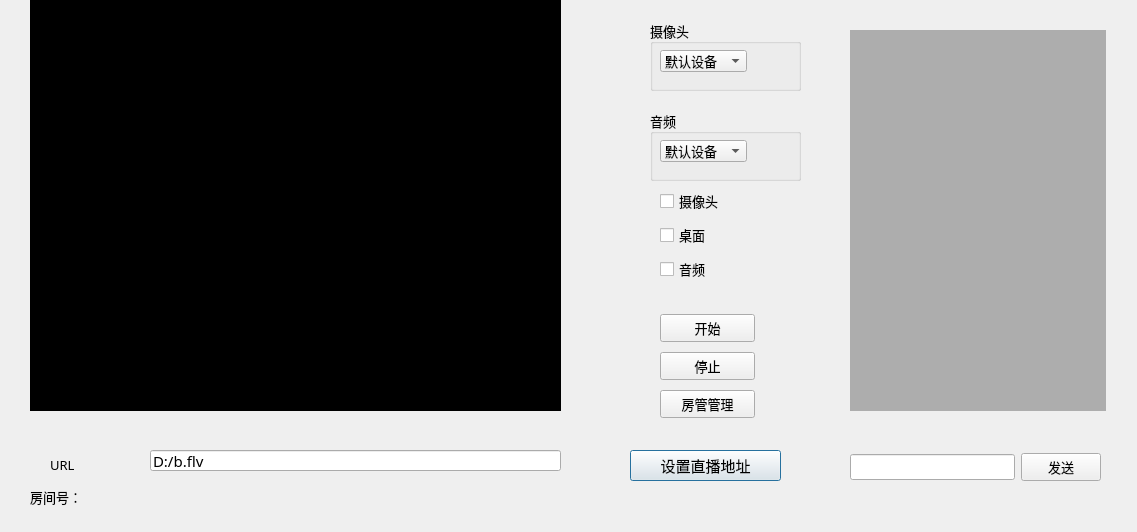
<?xml version="1.0" encoding="UTF-8"?>
<ui version="4.0">
 <class>RecorderDialog</class>
 <widget class="QDialog" name="RecorderDialog">
  <property name="geometry">
   <rect>
    <x>0</x>
    <y>0</y>
    <width>1137</width>
    <height>532</height>
   </rect>
  </property>
  <property name="font">
   <font>
    <family>微软雅黑</family>
    <pointsize>10</pointsize>
   </font>
  </property>
  <property name="windowTitle">
   <string>RecorderDialog</string>
  </property>
  <widget class="QWidget" name="wdg_content" native="true">
   <property name="geometry">
    <rect>
     <x>20</x>
     <y>-10</y>
     <width>831</width>
     <height>621</height>
    </rect>
   </property>
   <widget class="QWidget" name="widget" native="true">
    <property name="geometry">
     <rect>
      <x>10</x>
      <y>10</y>
      <width>531</width>
      <height>411</height>
     </rect>
    </property>
    <property name="styleSheet">
     <string notr="true">background-color: rgb(0, 0, 0);</string>
    </property>
    <widget class="QGraphicsView" name="graphicsView">
     <property name="geometry">
      <rect>
       <x>16</x>
       <y>1</y>
       <width>511</width>
       <height>401</height>
      </rect>
     </property>
     <property name="styleSheet">
      <string notr="true">background-color:transparent;</string>
     </property>
    </widget>
    <widget class="QLabel" name="lb_showimage">
     <property name="geometry">
      <rect>
       <x>11</x>
       <y>1</y>
       <width>521</width>
       <height>401</height>
      </rect>
     </property>
     <property name="text">
      <string/>
     </property>
     <property name="scaledContents">
      <bool>true</bool>
     </property>
     <property name="alignment">
      <set>Qt::AlignCenter</set>
     </property>
    </widget>
    <widget class="QWidget" name="wdg_effect_layer" native="true">
     <property name="geometry">
      <rect>
       <x>0</x>
       <y>-1</y>
       <width>531</width>
       <height>411</height>
      </rect>
     </property>
     <property name="styleSheet">
      <string notr="true">background-color: transparent;
border: none;</string>
     </property>
    </widget>
   </widget>
   <widget class="QGroupBox" name="gb_camera">
    <property name="geometry">
     <rect>
      <x>630</x>
      <y>30</y>
      <width>151</width>
      <height>71</height>
     </rect>
    </property>
    <property name="title">
     <string>摄像头</string>
    </property>
    <widget class="QComboBox" name="cbx_audioDev">
     <property name="geometry">
      <rect>
       <x>10</x>
       <y>30</y>
       <width>87</width>
       <height>22</height>
      </rect>
     </property>
     <item>
      <property name="text">
       <string>默认设备</string>
      </property>
     </item>
    </widget>
   </widget>
   <widget class="QGroupBox" name="gb_audio">
    <property name="geometry">
     <rect>
      <x>630</x>
      <y>120</y>
      <width>151</width>
      <height>71</height>
     </rect>
    </property>
    <property name="title">
     <string>音频</string>
    </property>
    <widget class="QComboBox" name="cbx_cameraDev">
     <property name="geometry">
      <rect>
       <x>10</x>
       <y>30</y>
       <width>87</width>
       <height>22</height>
      </rect>
     </property>
     <item>
      <property name="text">
       <string>默认设备</string>
      </property>
     </item>
    </widget>
   </widget>
   <widget class="QPushButton" name="pb_setUrl">
    <property name="geometry">
     <rect>
      <x>610</x>
      <y>460</y>
      <width>151</width>
      <height>31</height>
     </rect>
    </property>
    <property name="font">
     <font>
      <family>微软雅黑</family>
      <pointsize>11</pointsize>
     </font>
    </property>
    <property name="text">
     <string>设置直播地址</string>
    </property>
   </widget>
   <widget class="QLineEdit" name="le_url">
    <property name="geometry">
     <rect>
      <x>130</x>
      <y>460</y>
      <width>411</width>
      <height>21</height>
     </rect>
    </property>
    <property name="font">
     <font>
      <family>微软雅黑</family>
      <pointsize>11</pointsize>
     </font>
    </property>
    <property name="text">
     <string>D:/b.flv</string>
    </property>
   </widget>
   <widget class="QLabel" name="lb_url">
    <property name="geometry">
     <rect>
      <x>30</x>
      <y>464</y>
      <width>72</width>
      <height>21</height>
     </rect>
    </property>
    <property name="font">
     <font>
      <family>微软雅黑</family>
      <pointsize>10</pointsize>
     </font>
    </property>
    <property name="text">
     <string>URL</string>
    </property>
   </widget>
   <widget class="QWidget" name="layoutWidget">
    <property name="geometry">
     <rect>
      <x>10</x>
      <y>494</y>
      <width>171</width>
      <height>25</height>
     </rect>
    </property>
    <layout class="QHBoxLayout" name="horizontalLayout_2">
     <item>
      <widget class="QLabel" name="label">
       <property name="font">
        <font>
         <family>华文隶书</family>
         <pointsize>10</pointsize>
        </font>
       </property>
       <property name="text">
        <string>房间号：</string>
       </property>
      </widget>
     </item>
     <item>
      <widget class="QLabel" name="lb_roomno">
       <property name="font">
        <font>
         <family>微软雅黑</family>
         <pointsize>10</pointsize>
        </font>
       </property>
       <property name="text">
        <string/>
       </property>
      </widget>
     </item>
    </layout>
   </widget>
   <widget class="QLabel" name="label_online">
    <property name="geometry">
     <rect>
      <x>220</x>
      <y>500</y>
      <width>151</width>
      <height>16</height>
     </rect>
    </property>
    <property name="text">
     <string/>
    </property>
   </widget>
   <widget class="QWidget" name="">
    <property name="geometry">
     <rect>
      <x>640</x>
      <y>196</y>
      <width>91</width>
      <height>101</height>
     </rect>
    </property>
    <layout class="QVBoxLayout" name="verticalLayout">
     <item>
      <widget class="QCheckBox" name="cb_camera">
       <property name="text">
        <string>摄像头</string>
       </property>
      </widget>
     </item>
     <item>
      <widget class="QCheckBox" name="cb_desktop">
       <property name="text">
        <string>桌面</string>
       </property>
      </widget>
     </item>
     <item>
      <widget class="QCheckBox" name="cb_audio">
       <property name="text">
        <string>音频</string>
       </property>
      </widget>
     </item>
    </layout>
   </widget>
   <widget class="QWidget" name="">
    <property name="geometry">
     <rect>
      <x>640</x>
      <y>320</y>
      <width>95</width>
      <height>112</height>
     </rect>
    </property>
    <layout class="QVBoxLayout" name="verticalLayout_2">
     <item>
      <widget class="QPushButton" name="pb_start">
       <property name="text">
        <string>开始</string>
       </property>
      </widget>
     </item>
     <item>
      <widget class="QPushButton" name="pb_stop">
       <property name="text">
        <string>停止</string>
       </property>
      </widget>
     </item>
     <item>
      <widget class="QPushButton" name="btn_admin_manage">
       <property name="text">
        <string>房管管理</string>
       </property>
      </widget>
     </item>
    </layout>
   </widget>
  </widget>
  <widget class="QListWidget" name="list_comment">
   <property name="geometry">
    <rect>
     <x>850</x>
     <y>30</y>
     <width>256</width>
     <height>381</height>
    </rect>
   </property>
   <property name="styleSheet">
    <string notr="true">QListWidget{
    background:rgba(0,0,0,70);
    border:none;
    color:#fff;
    font:13px;
}
QListWidget::item{
    padding:4px;
    min-height:22px;
}
QScrollBar:vertical{width:6px;background:#333;}
QScrollBar::handle:vertical{background:#888;border-radius:3px;}</string>
   </property>
   <property name="verticalScrollMode">
    <enum>QAbstractItemView::ScrollPerPixel</enum>
   </property>
  </widget>
  <widget class="QWidget" name="layoutWidget">
   <property name="geometry">
    <rect>
     <x>850</x>
     <y>450</y>
     <width>251</width>
     <height>34</height>
    </rect>
   </property>
   <layout class="QHBoxLayout" name="horizontalLayout">
    <item>
     <widget class="QLineEdit" name="le_msg"/>
    </item>
    <item>
     <widget class="QPushButton" name="pb_comment">
      <property name="text">
       <string>发送</string>
      </property>
     </widget>
    </item>
   </layout>
  </widget>
 </widget>
 <resources/>
 <connections/>
</ui>
